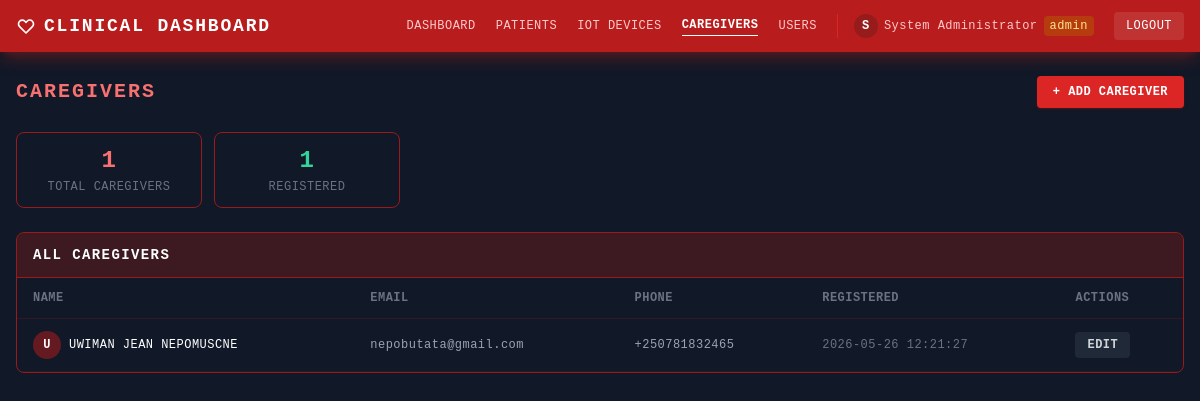
The page /caregivers (signed in) on the database its author committed.
### tables this page shows
CREATE TABLE caregivers (
        id INTEGER PRIMARY KEY AUTOINCREMENT,
        name TEXT NOT NULL,
        email TEXT NOT NULL UNIQUE,
        phone TEXT,
        created_at TEXT NOT NULL
    );

### app.py (the view)
@app.route("/caregivers", methods=["GET"])
@login_required
@role_required('admin')
def list_caregivers():
    return render_template("caregivers.html", caregivers=get_all_caregivers())

### app.py (called while the page is built)
def login_required(f):
    @wraps(f)
    def decorated(*args, **kwargs):
        if 'user_id' not in session:
            flash('Please log in to access this page.', 'error')
            return redirect(url_for('login'))
        return f(*args, **kwargs)
    return decorated

def role_required(*roles):
    def decorator(f):
        @wraps(f)
        def decorated(*args, **kwargs):
            if session.get('user_role') not in roles:
                flash('Access denied — insufficient permissions.', 'error')
                return redirect(url_for('index'))
            return f(*args, **kwargs)
        return decorated
    return decorator

@app.context_processor
def inject_user():
    return {
        'current_user': {
            'id':               session.get('user_id'),
            'username':         session.get('username'),
            'role':             session.get('user_role'),
            'full_name':        session.get('full_name'),
            'is_authenticated': 'user_id' in session,
        }
    }

def get_all_caregivers():
    conn = sqlite3.connect(DB_PATH)
    conn.row_factory = sqlite3.Row
    cursor = conn.cursor()
    cursor.execute('SELECT * FROM caregivers ORDER BY name')
    result = [dict(r) for r in cursor.fetchall()]
    conn.close()
    return result

### templates/caregivers.html (shortened to what this page needs)
<!DOCTYPE html>
<html lang="en">
<head>
    <script src="https://cdn.tailwindcss.com"></script>
</head>
<body class="min-h-screen bg-[#111827] text-white" style="text-transform:uppercase;letter-spacing:.03em">
{% set active = 'caregivers' %}
{% include '_nav.html' %}
<div class="max-w-7xl mx-auto px-4 py-6">
    <div class="flex items-center justify-between mb-6">
        <h1 class="text-xl font-bold text-red-400 tracking-widest">Caregivers</h1>
        {% if current_user.role == 'admin' %}
        <a href="/caregivers/add"
           class="bg-red-600 hover:bg-red-700 text-white font-bold text-xs px-4 py-2 rounded transition-colors shadow shadow-red-900/40">
            + Add Caregiver
        </a>
        {% endif %}
    </div>
    <div class="grid grid-cols-1 sm:grid-cols-2 gap-3 mb-6 max-w-sm">
        <div class="bg-gray-900 border border-red-800 rounded-lg px-4 py-3 text-center">
            <div class="text-2xl font-bold text-red-400">{{ caregivers|length }}</div>
            <div class="text-xs text-gray-500 mt-0.5">Total Caregivers</div>
        </div>
        {% set assigned = caregivers | selectattr('patient_count', 'defined') | list %}
        <div class="bg-gray-900 border border-red-800 rounded-lg px-4 py-3 text-center">
            <div class="text-2xl font-bold text-emerald-400">{{ caregivers|length }}</div>
            <div class="text-xs text-gray-500 mt-0.5">Registered</div>
        </div>
    </div>
    {% if caregivers %}
    <div class="bg-gray-900 border border-red-800 rounded-lg overflow-hidden">
        <div class="bg-red-900/40 px-4 py-3 border-b border-red-800">
            <h2 class="text-sm font-bold text-white tracking-widest">All Caregivers</h2>
        </div>
        <div class="overflow-x-auto">
            <table class="w-full text-xs">
                <thead>
                    <tr class="border-b border-red-900/30 text-gray-500">
                        <th class="px-4 py-3 text-left font-semibold">Name</th>
                        <th class="px-4 py-3 text-left font-semibold">Email</th>
                        <th class="px-4 py-3 text-left font-semibold">Phone</th>
                        <th class="px-4 py-3 text-left font-semibold">Registered</th>
                        {% if current_user.role == 'admin' %}
                        <th class="px-4 py-3 text-left font-semibold">Actions</th>
                        {% endif %}
                    </tr>
                </thead>
                <tbody>
                    {% for cg in caregivers %}
                    <tr class="border-b border-red-900/20 hover:bg-red-900/10 transition-colors">
                        <td class="px-4 py-3">
                            <div class="flex items-center gap-2">
                                <div class="w-7 h-7 rounded-full bg-red-700/50 flex items-center justify-center text-white font-bold flex-shrink-0">
                                    {{ cg.name[0]|upper }}
                                </div>
                                <span class="text-white">{{ cg.name }}</span>
                            </div>
                        </td>
                        <td class="px-4 py-3 text-gray-400 normal-case">{{ cg.email }}</td>
                        <td class="px-4 py-3 text-gray-400 normal-case">{{ cg.phone or '—' }}</td>
                        <td class="px-4 py-3 text-gray-500 normal-case">{{ cg.created_at }}</td>
                        {% if current_user.role == 'admin' %}
                        <td class="px-4 py-3">
                            <a href="/caregivers/{{ cg.id }}/edit"
                               class="bg-gray-800 hover:bg-gray-700 text-gray-300 font-bold text-xs px-3 py-1.5 rounded transition-colors">
                                Edit
                            </a>
                        </td>
                        {% endif %}
                    </tr>
                    {% endfor %}
                </tbody>
            </table>
        </div>
    </div>
    {% endif %}
</div>
</body>
</html>

### templates/caregivers.html (style rules this page uses)
body { font-family: 'Courier New', Courier, monospace; }

### rows shown on the page
caregivers: name "U", name "UWIMAN JEAN NEPOMUSCNE", email "nepobutata@gmail.com", phone "+250781832465", created_at "2026-05-26 12:21:27"

### other values the page prints
{{ label }} "DASHBOARD" "PATIENTS" "IOT DEVICES"
{{ current_user.full_name[0] | upper if current_user.full_name else '?' }} "S"
{{ current_user.full_name }} "System Administrator"
{{ current_user.role }} "admin"
{{ caregivers|length }} "1"
